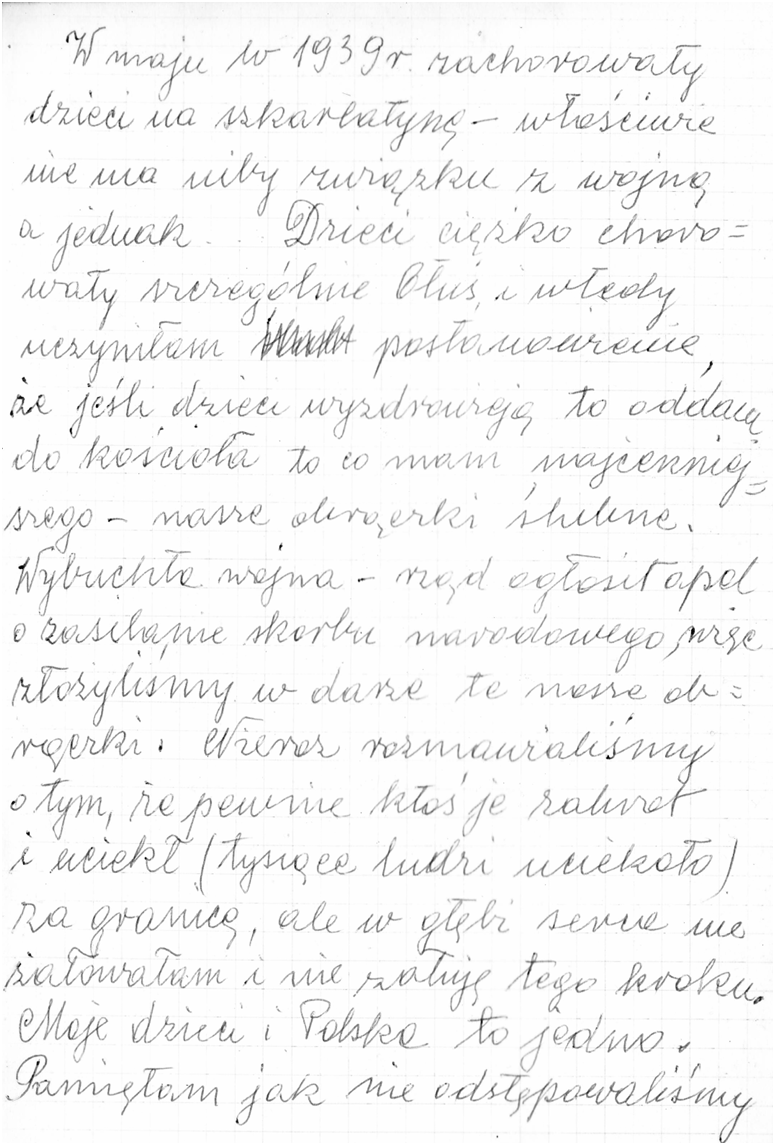
#> input picture input_pages/Eugenia_pg002_.png, 775 x 1145 px
$ python -i Polish_handwriting_transcriber_v4.py   (imports and definitions only)
#> lines starting #> are read from the running program, lines starting #| are printed output that depends on the picture
#> further down, picture is the input picture: PIL image 775x1145 RGBA; mean R, G, B, A 243.7, 243.7, 243.7, 252.8
# Polish_handwriting_transcriber_v4.py
# Roman: single-file, no CLI args; uses OpenAI Responses API (gpt-5) without response_format.
# Input:  ./input_pages/Eugenia_pg###.png
# Output: ./output_transcripts/Eugenia_pg###.txt
# Logs per-file char count and timings; unreadables -> [**]; safe BICUBIC.

from __future__ import annotations

import base64
import io
import logging
import os
import re
import time
from dataclasses import dataclass
from pathlib import Path
from typing import List, Tuple, Optional

from PIL import Image, ImageFilter, ImageOps

# --- OpenAI (Responses API) ---
from openai import OpenAI


# =========================
# ===== CONFIGURATION =====
# =========================

# Model alias is safer than dated build strings; change here if you want a pinned revision.
MODEL_NAME = "gpt-5"

# Base directory = folder containing this .py file.
BASE_DIR = Path(__file__).resolve().parent

INPUT_DIR = BASE_DIR / "input_pages"
OUTPUT_DIR = BASE_DIR / "output_transcripts"

# Page range: start number and how many consecutive pages to attempt.
START_NUM = 1      # e.g., 23  -> starts at Eugenia_pg023.png
COUNT = 156        # e.g., 3   -> 023, 024, 025

# Optional: upscale factor before binarization (helps readability).
UPSCALE = 1.5       # 1.0 means no scaling

# Logging verbosity
LOG_LEVEL = logging.INFO


# =========================
# ====== PROMPTS ==========
# =========================

SYSTEM_PROMPT = (
    "Jesteś ekspertem w odczytywaniu polskich rękopisów.\n"
    "Twoim zadaniem jest WIERNE przepisanie treści do zwykłego tekstu.\n"
    "Wytyczne (stosuj dokładnie):\n"
    "1) Przepisuj DOKŁADNIE to, co widzisz (słowo po słowie); zachowaj oryginalną pisownię, błędy i idiomy.\n"
    "2) NIE naśladuj układu strony (kolumn, ramek); zapisuj tekst ciągły (naturalne akapity ok).\n"
    "3) Usuwaj WYŁĄCZNIE dzielenie wyrazów na końcu wersu (np. 'prze-\\nkazać' → 'przekazać').\n"
    "4) Jeśli fragment jest nieczytelny, zastąp go dokładnie ciągiem: [**]\n"
    "5) Odpowiadaj WYŁĄCZNIE surowym tekstem – BEZ komentarzy, objaśnień, nagłówków i oznaczeń kodu.\n"
    "6) Zachowaj polskie diakrytyki.\n"
)

USER_PROMPT = (
    "Przepisz wiernie polski rękopis widoczny powyżej.\n"
    "Pamiętaj: tylko czysty tekst; nie poprawiaj błędów; [**] dla nieczytelnych fragmentów; "
    "nie odwzorowuj układu strony; usuń sztuczne podziały wyrazów na końcach wierszy."
)


# =========================
# ====== UTILITIES ========
# =========================

# Pillow changed resample enums; detect safely.
try:
    RESAMPLE_BICUBIC = Image.Resampling.BICUBIC  # Pillow ≥ 10
except Exception:  # Pillow < 10
    RESAMPLE_BICUBIC = Image.BICUBIC # type: ignore


@dataclass
class PageResult:
    page_num: int
    status: str            # 'ok' | 'missing' | 'error'
    chars: int
    bytes_utf8: int
    seconds_total: float
    seconds_preproc: float
    message: str = ""


# [6 lines left out: function ensure_dirs, not called in this run]


def load_image(path: Path) -> Image.Image:
    # Pillow sometimes leaves files open; use context when saving elsewhere.
    return Image.open(path)


def otsu_threshold_from_hist(hist: List[int]) -> int:
    """Compute Otsu threshold from a 256-bin histogram (no numpy)."""
    total = sum(hist)
    if total == 0:
        return 127
    sum_total = sum(i * hist[i] for i in range(256))
    sum_b = 0.0
    w_b = 0
    max_between = -1.0
    threshold = 127
    for i in range(256):
        w_b += hist[i]
        if w_b == 0:
            continue
        w_f = total - w_b
        if w_f == 0:
            break
        sum_b += i * hist[i]
        m_b = sum_b / w_b
        m_f = (sum_total - sum_b) / w_f
        between = w_b * w_f * (m_b - m_f) ** 2
        if between > max_between:
            max_between = between
            threshold = i
    return threshold


def preprocess_image(img: Image.Image, upscale: float = UPSCALE) -> Tuple[Image.Image, float]:
    """
    Lightweight, OCR-friendly preprocessing:
    - Grayscale
    - Optional BICUBIC upscale
    - Autocontrast + mild unsharp mask
    - Otsu binarization
    Returns (processed_image, elapsed_seconds)
    """
#> called with upscale = 1.5
    t0 = time.perf_counter()

    # 1) Grayscale (ensures point threshold lambda sees ints, not tuples)
    g = img.convert("L")

    # 2) Optional upscale (helps faint strokes; safe BICUBIC)
    if upscale and upscale != 1.0:
        new_size = (max(1, int(g.width * upscale)), max(1, int(g.height * upscale)))
        g = g.resize(new_size, RESAMPLE_BICUBIC)
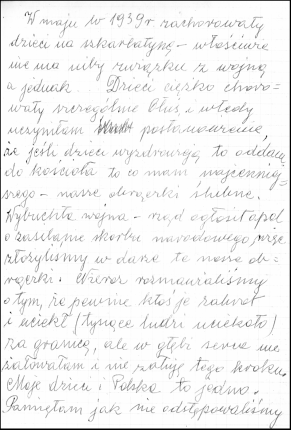
#> g: PIL image 1162x1717 L (shown at 1/4 size); min 0, max 255, mean 243.6

    # 3) Contrast and gentle sharpen
    g = ImageOps.autocontrast(g)
    g = g.filter(ImageFilter.UnsharpMask(radius=1.4, percent=150, threshold=2))

    # 4) Otsu binarization (histogram-based; no numpy)
    hist = g.histogram()
#> hist = 256 values, max 1148890 at index 254, min 55 at index 1, mean 7793.6
    thr = otsu_threshold_from_hist(hist)
#> in otsu_threshold_from_hist, `total = sum(hist)`: total = 1995154
#> in otsu_threshold_from_hist, `sum_total = sum(i * hist[i] for i in range(256))`: sum_total = 482420268
#> the loop in otsu_threshold_from_hist, `for i in range(256):` made 256 passes
#> (w_b, w_f, sum_b, m_b, m_f, max_between) on passes 1 to 8: (19097, 1976057, 0, 0, 244.1, 2.25e+15), (19152, 1976002, 55, 0.00287, 244.1, 2.26e+15), (19216, 1975938, 183, 0.00952, 244.1, 2.26e+15), (19273, 1975881, 354, 0.0184, 244.2, 2.27e+15), (19343, 1975811, 634, 0.0328, 244.2, 2.28e+15), (19411, 1975743, 974, 0.0502, 244.2, 2.29e+15), (19479, 1975675, 1382, 0.0709, 244.2, 2.29e+15), (19548, 1975606, 1865, 0.0954, 244.2, 2.3e+15)
    bw = g.point(lambda p, t=thr: 255 if p > t else 0) # type: ignore
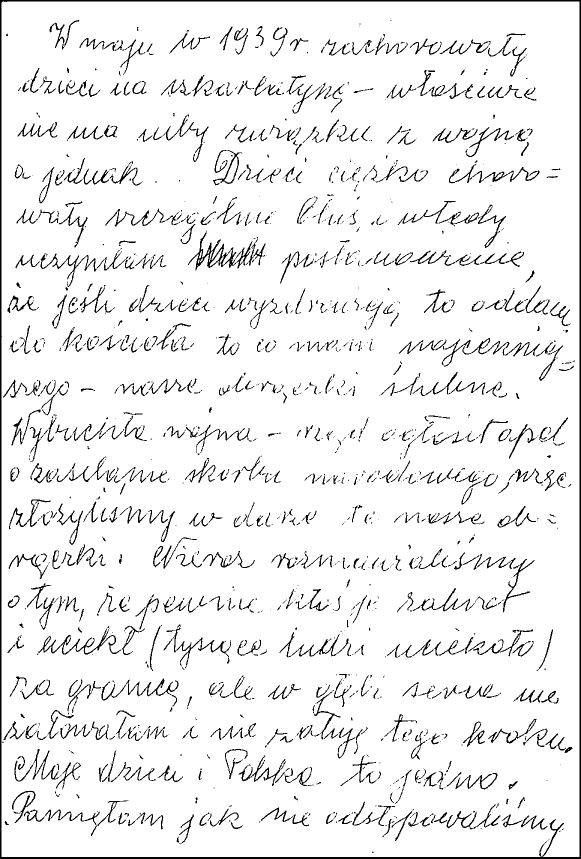
#> bw: PIL image 1162x1717 L (shown at 1/2 size); 93.6% white; black in thin lines or dots

    # Keep "L" mode (0..255) instead of "1" to avoid type issues downstream.
    bw = bw.convert("L")

    elapsed = time.perf_counter() - t0
    return bw, elapsed


# [175 lines left out: functions pil_image_to_data_uri, extract_output_text, postprocess_transcript, call_openai_transcribe_image, write_text, process_one_page and 3 more, not called in this run]


# [2 lines not run here, left out]

>>> from PIL import Image
>>> picture = Image.open('input_pages/Eugenia_pg002_.png')
>>> result = preprocess_image(picture)

$ run again, on input_pages/Eugenia_pg003_.png
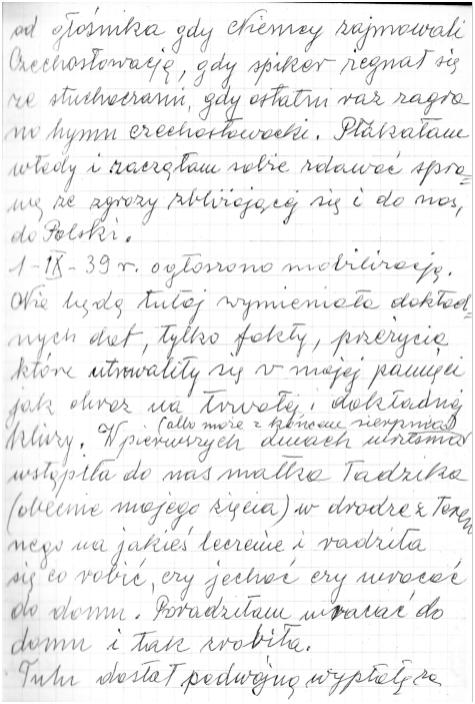
#> input picture input_pages/Eugenia_pg003_.png, 475 x 704 px
#> picture is the input picture: PIL image 475x704 RGBA; mean R, G, B, A 237.3, 237.3, 237.3, 251.4
#> in preprocess_image, `g = g.filter(ImageFilter.UnsharpMask(radius=1.4, percent=150, threshol..`:
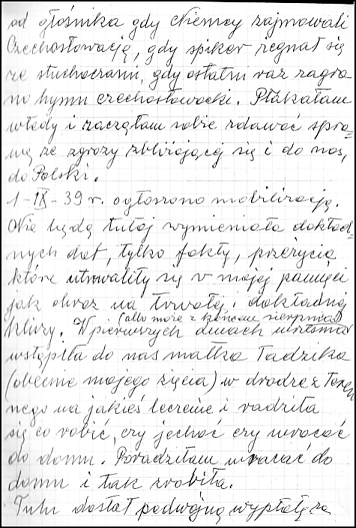
#> g: PIL image 712x1056 L (shown at 1/2 size); min 0, max 255, mean 234.6
#> hist = 256 values, max 397866 at index 255, min 67 at index 4, mean 2937
#> total = 751872
#> sum_total = 176354109
#> the loop in otsu_threshold_from_hist, `for i in range(256):` made 256 passes
#> (w_b, w_f, sum_b, m_b, m_f, max_between) on passes 1 to 8: (13568, 738304, 0, 0, 238.9, 5.72e+14), (13640, 738232, 72, 0.00528, 238.9, 5.75e+14), (13723, 738149, 238, 0.0173, 238.9, 5.78e+14), (13824, 738048, 541, 0.0391, 238.9, 5.82e+14), (13891, 737981, 809, 0.0582, 239, 5.85e+14), (13972, 737900, 1214, 0.0869, 239, 5.88e+14), (14066, 737806, 1778, 0.126, 239, 5.92e+14), (14151, 737721, 2373, 0.168, 239, 5.96e+14)
#> in preprocess_image, `bw = g.point(lambda p, t=thr: 255 if p > t else 0)`:
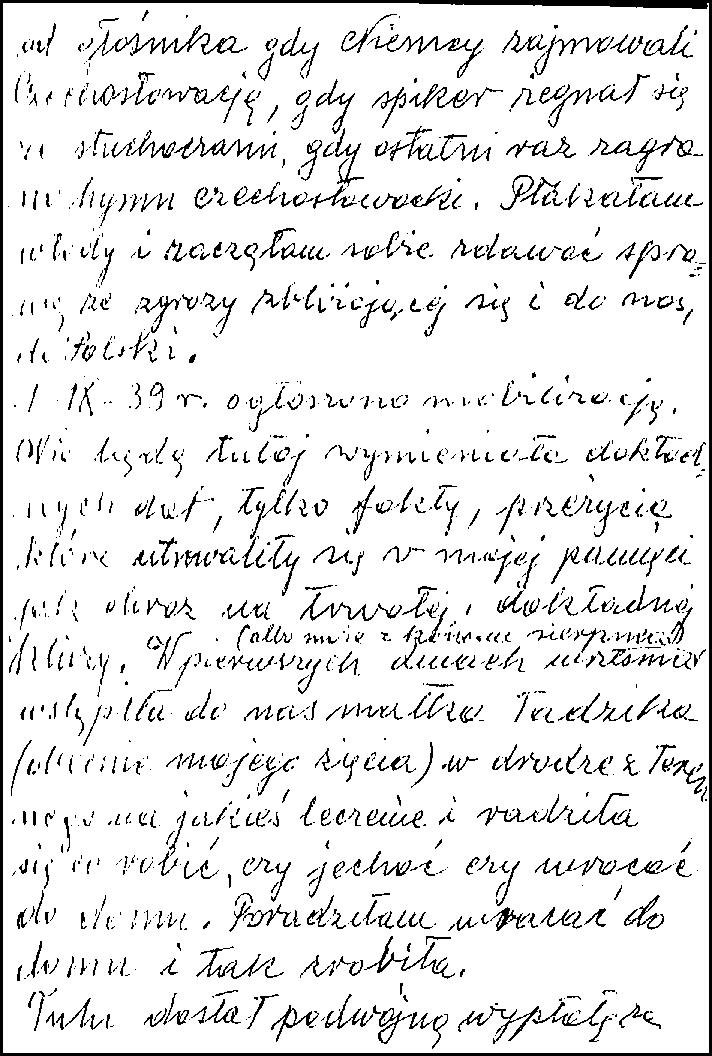
#> bw: PIL image 712x1056 L; 91.1% white; black in thin lines or dots

$ run again, on input_pages/Eugenia_pg008_.png
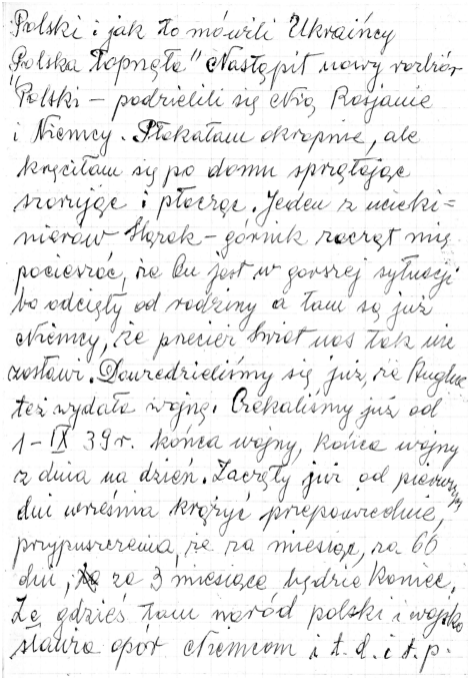
#> input picture input_pages/Eugenia_pg008_.png, 470 x 680 px
#> picture is the input picture: PIL image 470x680 RGBA; mean R, G, B, A 235.4, 235.4, 235.4, 251.3
#> in preprocess_image, `g = g.filter(ImageFilter.UnsharpMask(radius=1.4, percent=150, threshol..`:
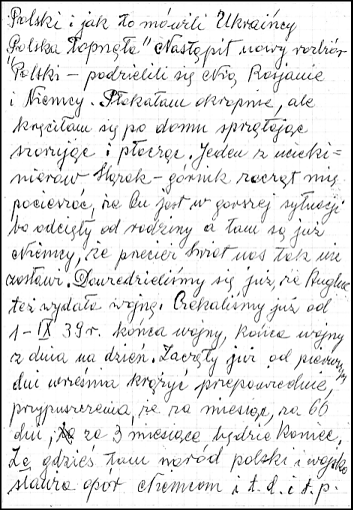
#> g: PIL image 705x1020 L (shown at 1/2 size); min 0, max 255, mean 232.1
#> hist = 256 values, max 428776 at index 255, min 132 at index 1, mean 2809
#> total = 719100
#> sum_total = 166899810
#> the loop in otsu_threshold_from_hist, `for i in range(256):` made 256 passes
#> (w_b, w_f, sum_b, m_b, m_f, max_between) on passes 1 to 8: (19135, 699965, 0, 0, 238.4, 7.61e+14), (19267, 699833, 132, 0.00685, 238.5, 7.67e+14), (19452, 699648, 502, 0.0258, 238.5, 7.74e+14), (19586, 699514, 904, 0.0462, 238.6, 7.8e+14), (19748, 699352, 1552, 0.0786, 238.6, 7.86e+14), (19893, 699207, 2277, 0.114, 238.7, 7.92e+14), (20044, 699056, 3183, 0.159, 238.7, 7.98e+14), (20197, 698903, 4254, 0.211, 238.8, 8.04e+14)
#> in preprocess_image, `bw = g.point(lambda p, t=thr: 255 if p > t else 0)`:
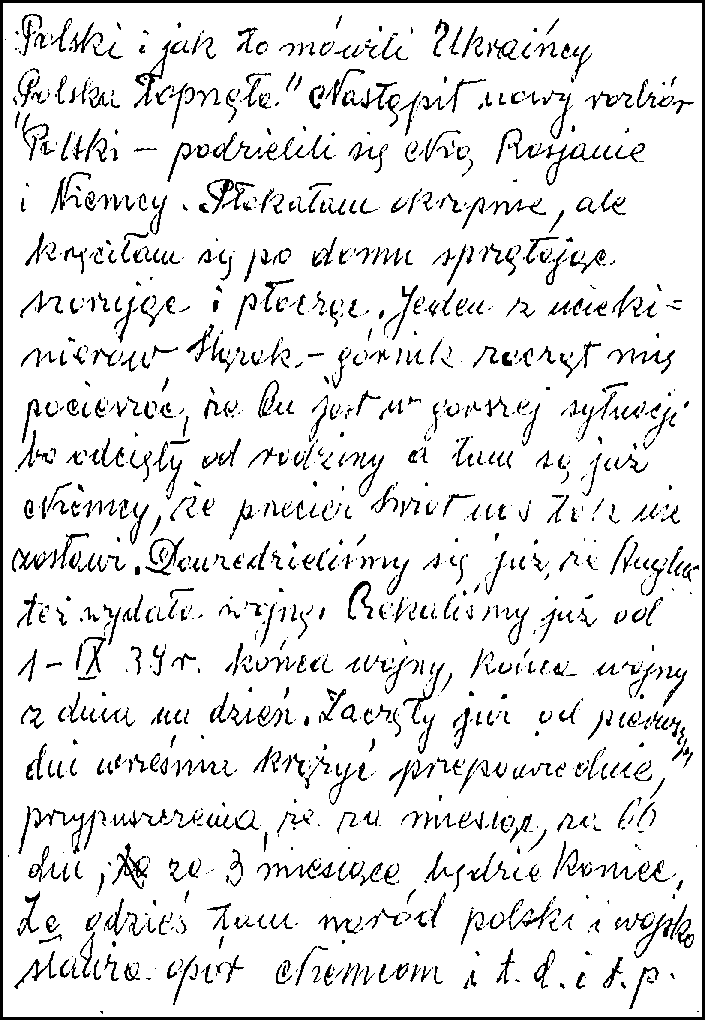
#> bw: PIL image 705x1020 L; 90.1% white; black in thin lines or dots
